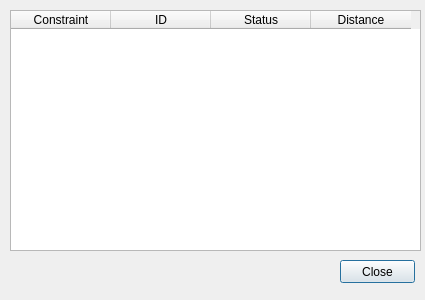
<?xml version="1.0" encoding="UTF-8"?>
<ui version="4.0">
 <class>dlgPipelineDialog</class>
 <widget class="QDialog" name="dlgPipelineDialog">
  <property name="geometry">
   <rect>
    <x>0</x>
    <y>0</y>
    <width>425</width>
    <height>300</height>
   </rect>
  </property>
  <property name="windowTitle">
   <string>Pipeline Planner</string>
  </property>
  <widget class="QTableWidget" name="tblImpacts">
   <property name="geometry">
    <rect>
     <x>10</x>
     <y>10</y>
     <width>411</width>
     <height>241</height>
    </rect>
   </property>
   <property name="alternatingRowColors">
    <bool>true</bool>
   </property>
   <column>
    <property name="text">
     <string>Constraint</string>
    </property>
   </column>
   <column>
    <property name="text">
     <string>ID</string>
    </property>
   </column>
   <column>
    <property name="text">
     <string>Status</string>
    </property>
   </column>
   <column>
    <property name="text">
     <string>Distance</string>
    </property>
   </column>
  </widget>
  <widget class="QPushButton" name="btnPush">
   <property name="geometry">
    <rect>
     <x>340</x>
     <y>260</y>
     <width>75</width>
     <height>23</height>
    </rect>
   </property>
   <property name="text">
    <string>Close</string>
   </property>
  </widget>
 </widget>
 <resources/>
 <connections>
  <connection>
   <sender>btnPush</sender>
   <signal>pressed()</signal>
   <receiver>dlgPipelineDialog</receiver>
   <slot>reject()</slot>
   <hints>
    <hint type="sourcelabel">
     <x>377</x>
     <y>271</y>
    </hint>
    <hint type="destinationlabel">
     <x>212</x>
     <y>149</y>
    </hint>
   </hints>
  </connection>
 </connections>
</ui>
